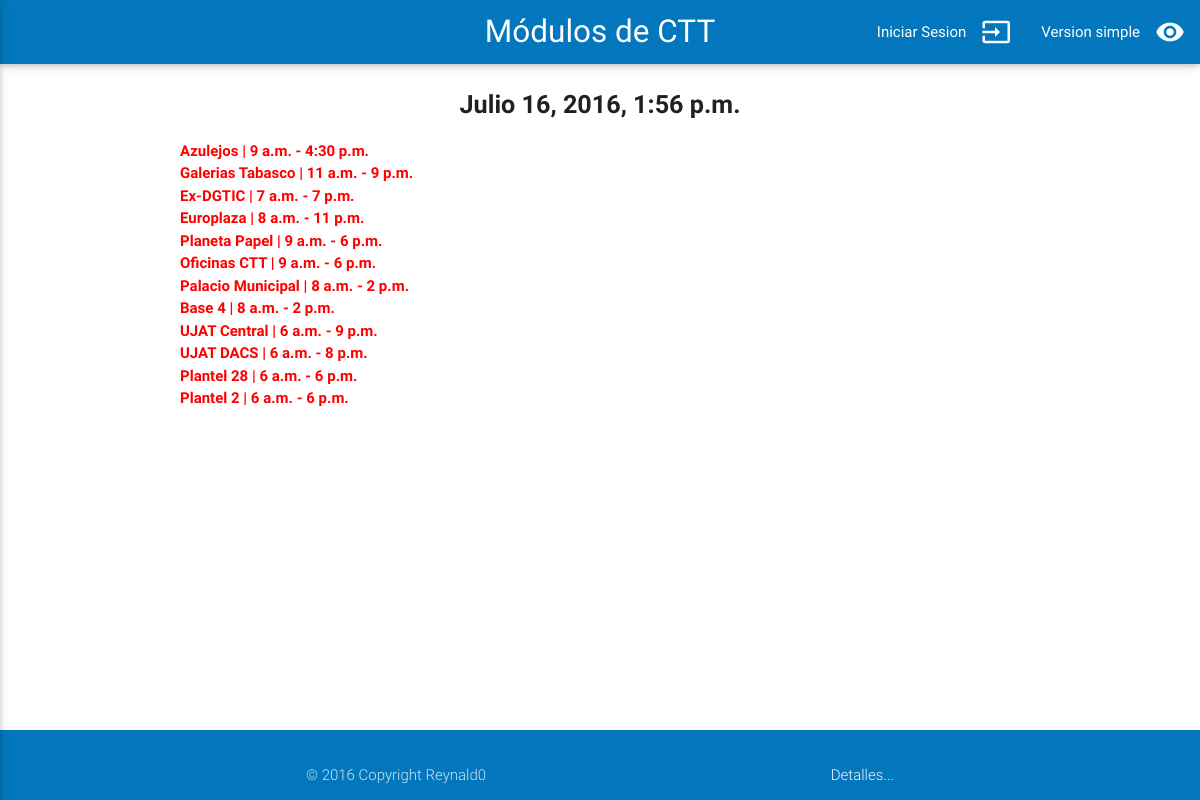
The app's page /inicio_min/, older data.
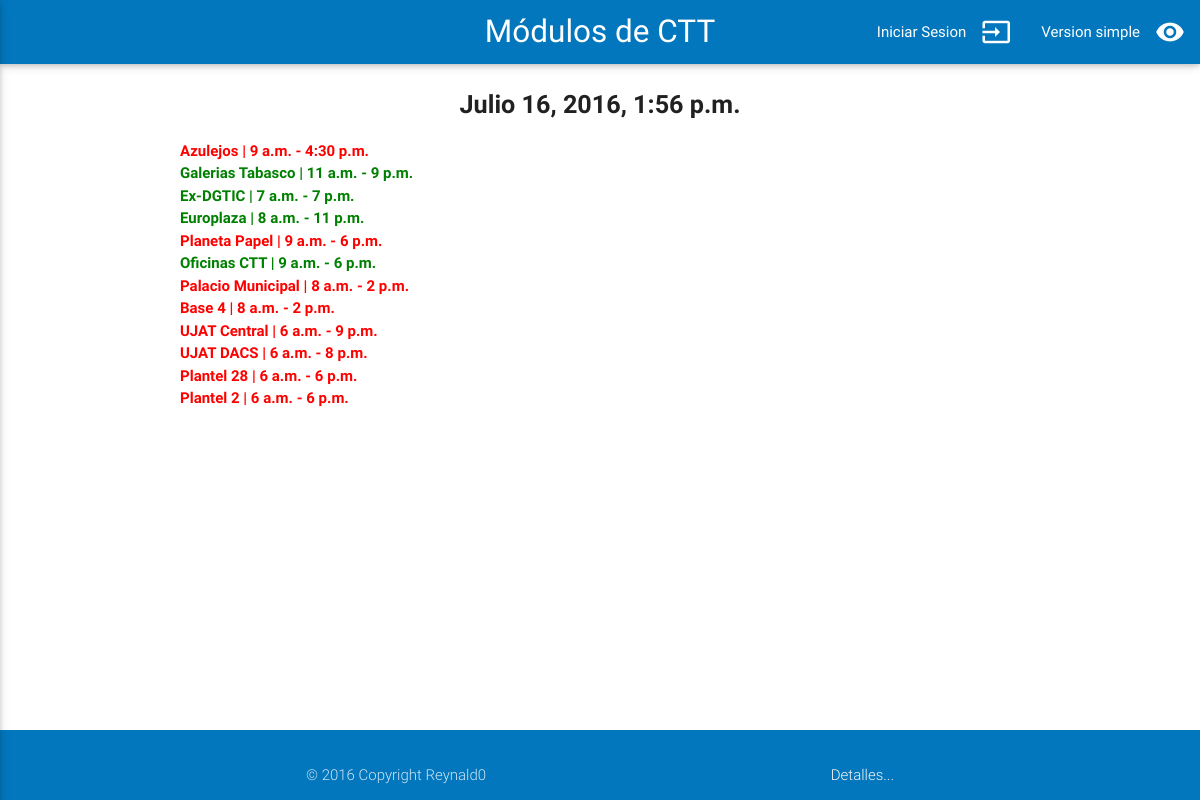
The same page, newer data.
### modulos/models.py (models this page shows, shortened)
class Modulo(models.Model):
	nombre = models.CharField(max_length = 20)
	horario_inicio = models.TimeField()
	horario_final = models.TimeField()
	ubicacion = models.TextField(blank=True)
	funciona = models.BooleanField()

### modulos/views.py (the view)
# urls.py: url(r'^inicio_min/$', inicio_min, name='inicio_min'),
def inicio_min(request):
	fecha_actual = datetime.datetime.now() - datetime.timedelta(hours=5)
	modulos = Modulo.objects.all()
	return render(request, 'inicio_min.html', {'fecha_actual': fecha_actual, 'modulos': modulos })

### templates/inicio_min.html
{% extends 'components/base.html' %}
{% load staticfiles %}
{% block encabezado %}
	{{ fecha_actual }}
{% endblock encabezado%}
{% block contenido %}
		{% for modulo in modulos %}
				<b>
					{% if modulo.funciona %}
				    	<font color='green'>
				    {% else %}
				    	<font color='red'>
				    {% endif %}
				    {{ modulo.nombre }} | {{ modulo.horario_inicio }} - {{ modulo.horario_final }}<br>
				</font>
				</b>
    	{% endfor %}
{% endblock contenido %}

### templates/components/base.html (shortened to what this page needs)
{% load staticfiles %}
<!DOCTYPE html>
<html>
  <head>
    <link type="text/css" rel="stylesheet" href="{% static 'css/materialize.min.css' %}"  media="screen,projection"/>
    <link type="text/css" rel="stylesheet" href="{% static 'css/custom.css' %}"  media="screen,projection"/>
  </head>
	<body>
		{% include 'components/navbar.html' %}
    <header>
  		<h2 class="truncate center-align flow-text">
        <b>
    			{% block encabezado %}
    			{% endblock encabezado %}
        </b>
  		</h2>
    </header>
    <main>
      <div class="container">
  			{% block contenido %}
        {% endblock contenido %}
  		</div>
    </main>
	  {% include 'components/footer.html'%}
	</body>
</html>

### templates/components/navbar.html (shortened to what this page needs)
<div class="navbar-fixed">
  <nav class="light-blue darken-3">
      <div class="nav-wrapper">
        <a href="{% url 'inicio' %}" class="brand-logo center">Módulos de CTT</a>
        <ul class="right hide-on-med-and-down">
          {% include 'components/navbar_options.html' %}
        </ul>
      </div>
    </nav>
</div>

### templates/components/navbar_options.html
          {% if user.is_authenticated %}
            <li>
            <a href="{% url 'logout_persona' %}">
                <i class="material-icons right">power_settings_new</i>
                Salir
              </a>
            </li>
          {% else %}
            <li>
              <a href="{% url 'login_persona' %}">
                <i class="material-icons right">input</i>
                Iniciar Sesion
              </a>
            </li>
          {% endif %}
          <li>
              <a href="{% url 'inicio_min' %}">
                <i class="material-icons right">visibility</i>
                Version simple
              </a>
          </li>

### templates/components/footer.html (shortened to what this page needs)
<footer class="page-footer light-blue darken-3">
  <div class="container">
    <div class="footer-copyright light-blue darken-3">
        <div class="container">
          © 2016 Copyright Reynald0
		  <a class="grey-text text-lighten-4 right modal-trigger" href="#modal1">Detalles...</a>
        </div>
    </div>
  </div>
</footer>

### static/css/custom.css (style rules this page uses)
body { display: flex; min-height: 100vh; flex-direction: column; }
main { flex: 1 0 auto; }

Row changes from the older to the newer data that the page shows:
changed Modulo "Galerias Tabasco": funciona False → True (drawn)
changed Modulo "Ex-DGTIC": funciona False → True (drawn)
changed Modulo "Europlaza": funciona False → True (drawn)
changed Modulo "Oficinas CTT": funciona False → True (drawn)
